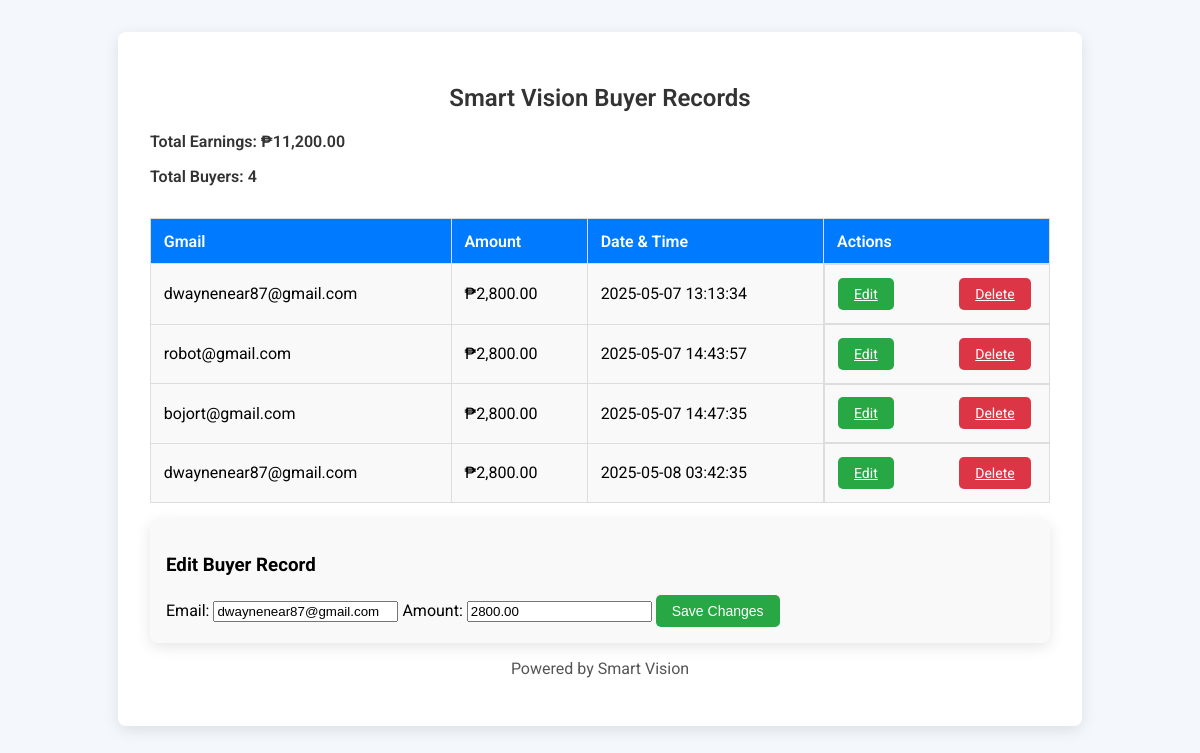
The page /dashboard.php?edit=7 (signed in) on the database its author committed.
### tables this page shows
CREATE TABLE `buyers` (
  `id` int(11) NOT NULL,
  `email` varchar(255) NOT NULL,
  `amount` decimal(10,2) NOT NULL,
  `clicks` int(11) DEFAULT 0,
  `token` varchar(32) NOT NULL,
  `datetime` timestamp NOT NULL DEFAULT current_timestamp()
);

### dashboard.php (the view, shortened to what this page needs)
<?php
include('db3.php');
$stmt = $conn->prepare("SELECT * FROM buyers");
$stmt->execute();
$buyers = $stmt->fetchAll(PDO::FETCH_ASSOC);
$totalEarnings = 0;
foreach ($buyers as $buyer) {
    $totalEarnings += $buyer['amount'];
}
?>
<!DOCTYPE html>
<html lang="en">
<head>
</head>
<body>
    <div class="dashboard">
        <h2>Smart Vision Buyer Records</h2>
        <p class="stats">Total Earnings: ₱<?= number_format($totalEarnings, 2) ?></p>
        <p class="stats">Total Buyers: <?= count($buyers) ?></p>
        <table>
            <thead>
                <tr>
                    <th>Gmail</th>
                    <th>Amount</th>
                    <th>Date & Time</th>
                    <th>Actions</th>
                </tr>
            </thead>
            <tbody>
                <?php foreach ($buyers as $entry): ?>
                    <tr>
                        <td><?= htmlspecialchars($entry['email']) ?></td>
                        <td>₱<?= number_format($entry['amount'], 2) ?></td>
                        <td><?= $entry['datetime'] ?></td>
                        <td class="actions">
                            <a href="dashboard.php?edit=<?= $entry['id'] ?>" class="btn btn-edit">Edit</a>
                            <a href="dashboard.php?delete=<?= $entry['id'] ?>" class="btn btn-delete" onclick="return confirm('Are you sure you want to delete this record?')">Delete</a>
                        </td>
                    </tr>
                <?php endforeach; ?>
            </tbody>
        </table>
        <?php if (isset($_GET['edit'])): ?>
            <?php
                $editId = $_GET['edit'];
                $stmt = $conn->prepare("SELECT * FROM buyers WHERE id = :id");
                $stmt->bindParam(':id', $editId);
                $stmt->execute();
                $editBuyer = $stmt->fetch(PDO::FETCH_ASSOC);
            ?>
            <div class="edit-form">
                <h3>Edit Buyer Record</h3>
                <form method="POST">
                    <label>Email:</label>
                    <input type="email" name="email" value="<?= $editBuyer['email'] ?>" required>
                    <label>Amount:</label>
                    <input type="number" name="amount" value="<?= $editBuyer['amount'] ?>" required>
                    <button type="submit" name="edit" class="btn btn-edit">Save Changes</button>
                </form>
            </div>
        <?php endif; ?>
        <div class="footer">
            <p>Powered by Smart Vision</p>
        </div>
    </div>
</body>
</html>

### dashboard.php (style rules this page uses)
body { font-family: 'Roboto', sans-serif; background-color: #f4f7fc; padding: 2rem; margin: 0; }
.dashboard { background: white; padding: 2rem; border-radius: 8px; box-shadow: 0 4px 15px rgba(0, 0, 0, 0.1); max-width: 900px; margin: auto; }
h2 { text-align: center; color: #333; font-weight: 600; }
table { width: 100%; border-collapse: collapse; margin-top: 2rem; }
th, td { padding: 0.8rem; text-align: left; border: 1px solid #ddd; font-size: 16px; }
th { background-color: #007bff; color: white; font-weight: 600; }
td { background-color: #f9f9f9; }
.footer { text-align: center; margin-top: 1rem; color: #555; }
.stats { font-weight: 600; color: #333; margin-bottom: 1rem; }
.actions { display: flex; justify-content: space-between; }
.btn { padding: 0.5rem 1rem; font-size: 14px; border: none; border-radius: 5px; cursor: pointer; margin-right: 5px; }
.btn-edit { background-color: #28a745; color: white; }
.btn-delete { background-color: #dc3545; color: white; }
.edit-form { margin-top: 1rem; background: #f9f9f9; padding: 1rem; border-radius: 8px; box-shadow: 0 4px 15px rgba(0, 0, 0, 0.1); }

### rows shown on the page
buyers: email "dwaynenear87@gmail.com", amount "2,800.00", datetime "2025-05-07 13:13:34", amount "2800.00"
buyers: email "robot@gmail.com", amount "2,800.00", datetime "2025-05-07 14:43:57"
buyers: email "bojort@gmail.com", amount "2,800.00", datetime "2025-05-07 14:47:35"
buyers: email "dwaynenear87@gmail.com", amount "2,800.00", datetime "2025-05-08 03:42:35"

### other values the page prints
$totalEarnings "11,200.00"
count($buyers) "4"
